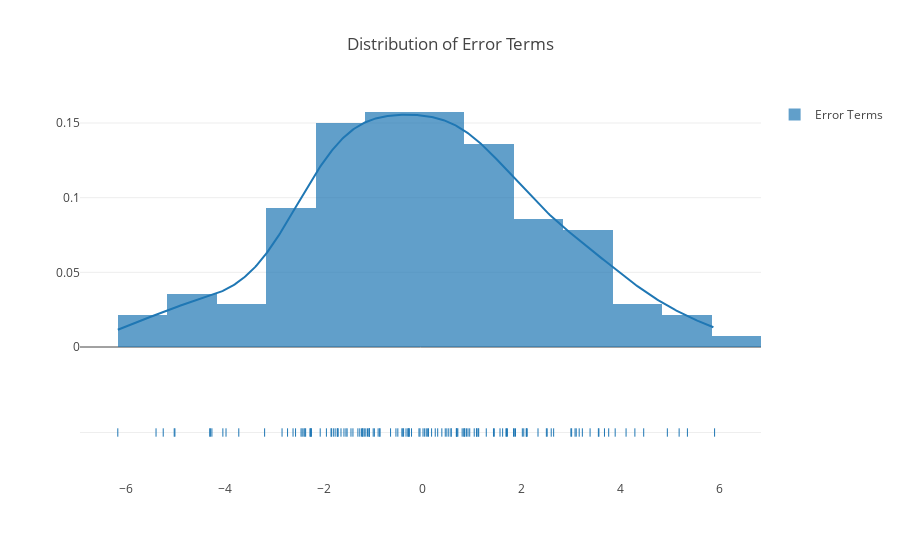

Notebook code cell kept with this figure:
### Code cell
group_labels = ['Error Terms']  
hist_data = [res]
fig = ff.create_distplot(hist_data, group_labels)
fig.layout.title = 'Distribution of Error Terms'
iplot(fig, filename='Basic Distplot')

### Figure 1 — Plotly figure (JSON) as saved in the notebook; plotly's stock layout.template omitted (floating-point values rounded to 4 significant figures; data arrays with more than 128 entries replaced by an {"elided": "..."} marker saying what was removed)
{"data": [{"histnorm": "probability density", "legendgroup": "Error Terms", "marker": {"color": "rgb(31, 119, 180)"}, "name": "Error Terms", "opacity": 0.7, "type": "histogram", "uid": "c4ca8ca0-7717-453a-9b8e-01ee0c197a1d", "x": {"elided": "140 float values"}, "xaxis": "x", "xbins": {"end": 5.902, "size": 1, "start": -6.16}, "yaxis": "y"}, {"legendgroup": "Error Terms", "marker": {"color": "rgb(31, 119, 180)"}, "mode": "lines", "name": "Error Terms", "showlegend": false, "type": "scatter", "uid": "c2e5cf04-8b9e-41b7-aa5f-dc29f4438cb3", "x": {"elided": "500 float values"}, "xaxis": "x", "y": {"elided": "500 float values"}, "yaxis": "y"}, {"legendgroup": "Error Terms", "marker": {"color": "rgb(31, 119, 180)", "symbol": "line-ns-open"}, "mode": "markers", "name": "Error Terms", "showlegend": false, "type": "scatter", "uid": "30b5cf77-4fd2-4e5f-855d-0e18cf3baa3c", "x": {"elided": "140 float values"}, "xaxis": "x", "y": {"elided": "140 str values"}, "yaxis": "y2"}], "layout": {"autosize": true, "barmode": "overlay", "hovermode": "closest", "legend": {"traceorder": "reversed"}, "title": {"text": "Distribution of Error Terms"}, "xaxis": {"anchor": "y2", "autorange": true, "domain": [0, 1], "range": [-6.916, 6.84], "type": "linear", "zeroline": false}, "yaxis": {"anchor": "free", "autorange": true, "domain": [0.35, 1], "position": 0, "range": [0, 0.1654], "type": "linear"}, "yaxis2": {"anchor": "x", "autorange": true, "domain": [0, 0.25], "dtick": 1, "range": [-1, 1], "showticklabels": false, "type": "category"}}}
